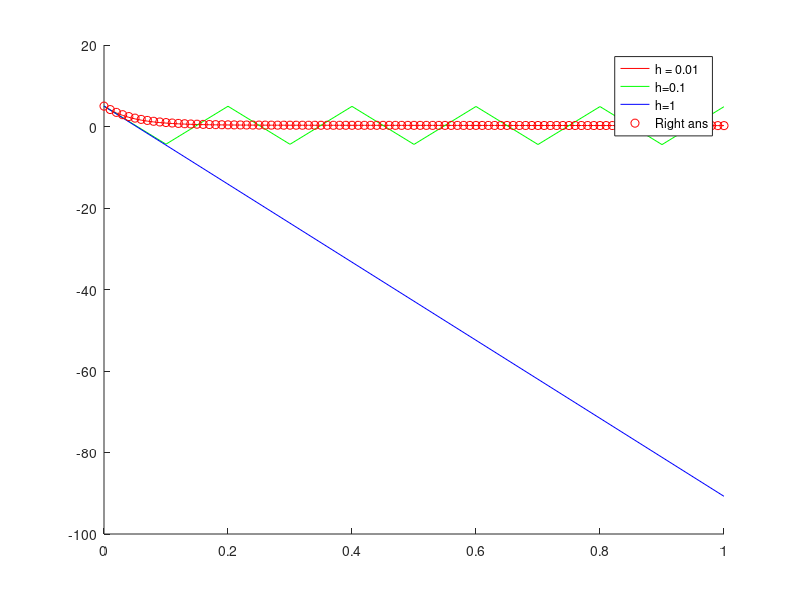
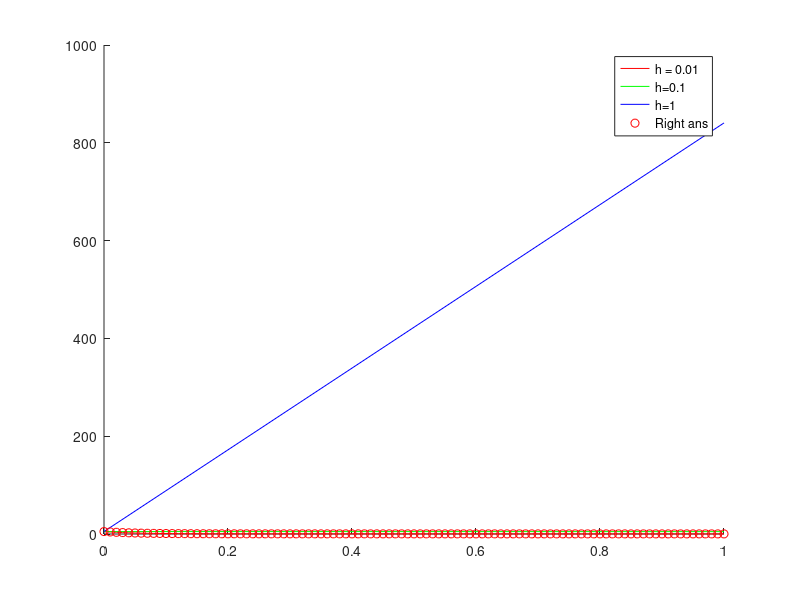
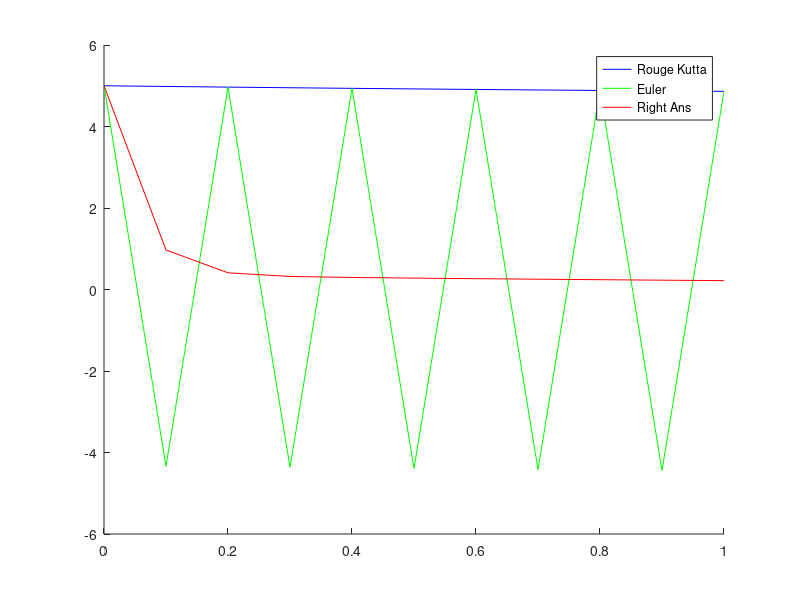

MATLAB code for these plots, in order:
clear;clc;% Example functionf = @(y,t) -20.*y+7.*exp(-0.5.*t);% Function to calculate differentiate in range (t0,t) using Euler method.function [value] = Euler(dy,y0,t0,h,t)   iter = (t-t0)/h;  y_ans = zeros(1,iter);  y_ans(0+1) = y0;  t = t0;  for i=1:iter    t = t + h;    y_ans(i+1) = y_ans(i) + h.*dy(y_ans(i),t);  endfor;  value = y_ans;
endfunction;
t = 1;y0 = 5;t0 = 0;% Try with different value of hvalue_euler_001 = Euler(f,y0,t0,0.01,t);value_euler_01 = Euler(f,y0,t0,0.1,t);value_euler_1 = Euler(f,y0,t0,1,t);right_t_001 = t0:0.01:t;right_t_01 = t0:0.1:t;right_t_1 = t0:1:t;%Plot Eulerfigure(1);hold on;plot(right_t_001,value_euler_001,'r-');plot(right_t_01,value_euler_01,'g-');plot(right_t_1,value_euler_1,'b-');right_y = @(t) 5.*e.^(-20.*t)+(7/19.5).*(e.^(-0.5.*t)-e.^(-20.*t));plot(right_t_001,right_y(right_t_001),'ro');legend('h = 0.01','h=0.1','h=1','Right ans');hold off;% Function to calculate differentiate in range (t0,t) using Rouge-Kutta method.function [value] = RougeKutta(dy,y0,t0,h,t)   iter = (t-t0)/h;  y_ans = zeros(1,iter);  y_ans(0+1) = y0;    t = t0;  for i=1:iter    k1 = h*dy(y_ans(i),t);    k2 = h*dy(y_ans(i)+k1,t+h);    y_ans(i+1) = y_ans(i) + 1/2*(k1+k2);    t = t + h;  endfor;  value = y_ans;endfunction;value_rk_001 = RougeKutta(f,y0,t0,0.01,t);value_rk_01 = RougeKutta(f,y0,t0,0.1,t);value_rk_1 = RougeKutta(f,y0,t0,1,t);%Plot Rouge-Kuttafigure(2);hold on;plot(right_t_001,value_rk_001,'r-');plot(right_t_01,value_rk_01,'g-');plot(right_t_1,value_rk_1,'b-');plot(right_t_001,right_y(right_t_001),'ro');legend('h = 0.01','h=0.1','h=1','Right ans');% Compare Euler and Rouge-Kuttafigure(3);hold on;plot(right_t_01,value_rk_01,'b-');plot(right_t_01,value_euler_01,'g-');plot(right_t_01,right_y(right_t_01),'r-');legend('Rouge Kutta','Euler','Right Ans');